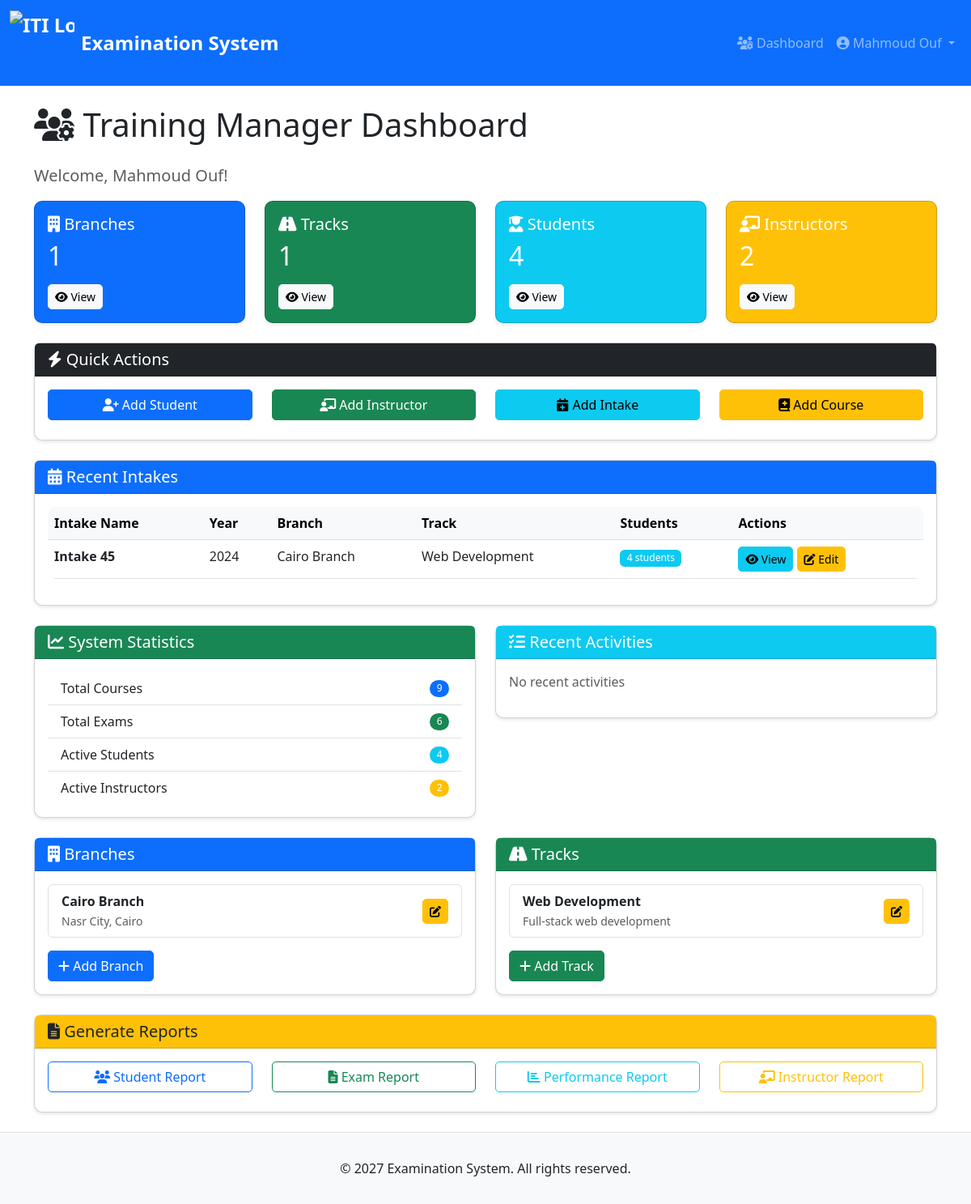
Page /manager/dashboard (signed in) on the committed database.
### tables this page shows
CREATE TABLE intake (
    intake_id INTEGER PRIMARY KEY AUTOINCREMENT,
    intake_name TEXT NOT NULL,
    intake_year INTEGER NOT NULL,
    branch_id INTEGER NOT NULL,
    track_id INTEGER NOT NULL,
    FOREIGN KEY (branch_id) REFERENCES branch(branch_id),
    FOREIGN KEY (track_id) REFERENCES track(track_id),
    FOREIGN KEY (branch_id, track_id) REFERENCES branch_track(branch_id, track_id)
);

CREATE TABLE branch (
    branch_id INTEGER PRIMARY KEY AUTOINCREMENT,
    branch_name TEXT NOT NULL,
    branch_location TEXT
);

CREATE TABLE track (
    track_id INTEGER PRIMARY KEY AUTOINCREMENT,
    track_name TEXT NOT NULL,
    track_description TEXT
);

### app.py (the view)
@app.route("/manager/dashboard")
@login_required("manager")
def manager_dashboard():
    db = get_db()
    stats = {
        'branches': db.execute("SELECT COUNT(*) as count FROM branch").fetchone()['count'],
        'tracks': db.execute("SELECT COUNT(*) as count FROM track").fetchone()['count'],
        'students': db.execute("SELECT COUNT(*) as count FROM student").fetchone()['count'],
        'instructors': db.execute("SELECT COUNT(*) as count FROM instructor").fetchone()['count'],
        'courses': db.execute("SELECT COUNT(*) as count FROM course").fetchone()['count'],
        'exams': db.execute("SELECT COUNT(*) as count FROM exam").fetchone()['count'],
        'active_students': db.execute("SELECT COUNT(*) as count FROM student s JOIN user u ON s.user_id = u.user_id WHERE u.is_active = 1").fetchone()['count'],
        'active_instructors': db.execute("SELECT COUNT(*) as count FROM instructor i JOIN user u ON i.user_id = u.user_id WHERE u.is_active = 1").fetchone()['count']
    }
    intakes = db.execute("""
        SELECT i.*, b.branch_name, t.track_name,
        (SELECT COUNT(*) FROM student WHERE intake_id = i.intake_id) as student_count
        FROM intake i
        JOIN branch b ON i.branch_id = b.branch_id
        JOIN track t ON i.track_id = t.track_id
        ORDER BY i.intake_year DESC, i.intake_name
        LIMIT 10
    """).fetchall()
    branches = db.execute("SELECT * FROM branch").fetchall()
    tracks = db.execute("SELECT * FROM track").fetchall()
    return render_template("manager_dashboard.html",
                         stats=stats, intakes=intakes, branches=branches, tracks=tracks, activities=[])

### templates/manager_dashboard.html (shortened to what this page needs)
{% extends "layout.html" %}
{% block main %}
<h1 class="mb-4">
    <i class="fas fa-users-cog"></i> Training Manager Dashboard
</h1>
<p class="lead text-muted">Welcome, {{ session.person_name }}!</p>
<div class="row mb-4">
    <div class="col-md-3">
        <div class="card text-white bg-primary">
            <div class="card-body">
                <h5 class="card-title">
                    <i class="fas fa-building"></i> Branches
                </h5>
                <h2>{{ stats.branches or 0 }}</h2>
                <a href="/manager/branches" class="btn btn-sm btn-light mt-2">
                    <i class="fas fa-eye"></i> View
                </a>
            </div>
        </div>
    </div>
    <div class="col-md-3">
        <div class="card text-white bg-success">
            <div class="card-body">
                <h5 class="card-title">
                    <i class="fas fa-road"></i> Tracks
                </h5>
                <h2>{{ stats.tracks or 0 }}</h2>
                <a href="/manager/tracks" class="btn btn-sm btn-light mt-2">
                    <i class="fas fa-eye"></i> View
                </a>
            </div>
        </div>
    </div>
    <div class="col-md-3">
        <div class="card text-white bg-info">
            <div class="card-body">
                <h5 class="card-title">
                    <i class="fas fa-user-graduate"></i> Students
                </h5>
                <h2>{{ stats.students or 0 }}</h2>
                <a href="/manager/students" class="btn btn-sm btn-light mt-2">
                    <i class="fas fa-eye"></i> View
                </a>
            </div>
        </div>
    </div>
    <div class="col-md-3">
        <div class="card text-white bg-warning">
            <div class="card-body">
                <h5 class="card-title">
                    <i class="fas fa-chalkboard-teacher"></i> Instructors
                </h5>
                <h2>{{ stats.instructors or 0 }}</h2>
                <a href="/manager/instructors" class="btn btn-sm btn-light mt-2">
                    <i class="fas fa-eye"></i> View
                </a>
            </div>
        </div>
    </div>
</div>
<div class="row mb-4">
    <div class="col-md-12">
        <div class="card">
            <div class="card-header bg-dark text-white">
                <h5 class="mb-0"><i class="fas fa-bolt"></i> Quick Actions</h5>
            </div>
            <div class="card-body">
                <div class="row">
                    <div class="col-md-3 mb-2">
                        <a href="/manager/add-student" class="btn btn-primary w-100">
                            <i class="fas fa-user-plus"></i> Add Student
                        </a>
                    </div>
                    <div class="col-md-3 mb-2">
                        <a href="/manager/add-instructor" class="btn btn-success w-100">
                            <i class="fas fa-chalkboard-teacher"></i> Add Instructor
                        </a>
                    </div>
                    <div class="col-md-3 mb-2">
                        <a href="/manager/add-intake" class="btn btn-info w-100">
                            <i class="fas fa-calendar-plus"></i> Add Intake
                        </a>
                    </div>
                    <div class="col-md-3 mb-2">
                        <a href="/manager/add-course" class="btn btn-warning w-100">
                            <i class="fas fa-book-medical"></i> Add Course
                        </a>
                    </div>
                </div>
            </div>
        </div>
    </div>
</div>
<div class="row mb-4">
    <div class="col-md-12">
        <div class="card">
            <div class="card-header bg-primary text-white">
                <h5 class="mb-0">
                    <i class="fas fa-calendar-alt"></i> Recent Intakes
                </h5>
            </div>
            <div class="card-body">
                {% if intakes %}
                    <div class="table-responsive">
                        <table class="table table-hover">
                            <thead class="table-light">
                                <tr>
                                    <th>Intake Name</th>
                                    <th>Year</th>
                                    <th>Branch</th>
                                    <th>Track</th>
                                    <th>Students</th>
                                    <th>Actions</th>
                                </tr>
                            </thead>
                            <tbody>
                                {% for intake in intakes %}
                                <tr>
                                    <td><strong>{{ intake.intake_name }}</strong></td>
                                    <td>{{ intake.intake_year }}</td>
                                    <td>{{ intake.branch_name }}</td>
                                    <td>{{ intake.track_name }}</td>
                                    <td>
                                        <span class="badge bg-info">
                                            {{ intake.student_count }} students
                                        </span>
                                    </td>
                                    <td>
                                        <a href="/manager/intake/{{ intake.intake_id }}"
                                           class="btn btn-sm btn-info">
                                            <i class="fas fa-eye"></i> View
                                        </a>
                                        <a href="/manager/intake/{{ intake.intake_id }}/edit"
                                           class="btn btn-sm btn-warning">
                                            <i class="fas fa-edit"></i> Edit
                                        </a>
                                    </td>
                                </tr>
                                {% endfor %}
                            </tbody>
                        </table>
                    </div>
                {% else %}
                    <div class="alert alert-info">
                        <i class="fas fa-info-circle"></i> No intakes found.
                        <a href="/manager/add-intake" class="alert-link">Create your first intake</a>
                    </div>
                {% endif %}
            </div>
        </div>
    </div>
</div>
<div class="row mb-4">
    <div class="col-md-6">
        <div class="card">
            <div class="card-header bg-success text-white">
                <h5 class="mb-0">
                    <i class="fas fa-chart-line"></i> System Statistics
                </h5>
            </div>
            <div class="card-body">
                <ul class="list-group list-group-flush">
                    <li class="list-group-item d-flex justify-content-between align-items-center">
                        Total Courses
                        <span class="badge bg-primary rounded-pill">{{ stats.courses or 0 }}</span>
                    </li>
                    <li class="list-group-item d-flex justify-content-between align-items-center">
                        Total Exams
                        <span class="badge bg-success rounded-pill">{{ stats.exams or 0 }}</span>
                    </li>
                    <li class="list-group-item d-flex justify-content-between align-items-center">
                        Active Students
                        <span class="badge bg-info rounded-pill">{{ stats.active_students or 0 }}</span>
                    </li>
                    <li class="list-group-item d-flex justify-content-between align-items-center">
                        Active Instructors
                        <span class="badge bg-warning rounded-pill">{{ stats.active_instructors or 0 }}</span>
                    </li>
                </ul>
            </div>
        </div>
    </div>
    <div class="col-md-6">
        <div class="card">
            <div class="card-header bg-info text-white">
                <h5 class="mb-0">
                    <i class="fas fa-tasks"></i> Recent Activities
                </h5>
            </div>
            <div class="card-body">
                <div class="timeline">
                    {% if activities %}
                        {% for activity in activities %}
                        <div class="activity-item mb-3">
                            <div class="d-flex">
                                <div class="flex-shrink-0">
                                    <i class="fas fa-circle text-primary"></i>
                                </div>
                                <div class="flex-grow-1 ms-3">
                                    <h6 class="mb-1">{{ activity.title }}</h6>
                                    <p class="mb-0 text-muted small">{{ activity.description }}</p>
                                    <small class="text-muted">{{ activity.timestamp }}</small>
                                </div>
                            </div>
                        </div>
                        {% endfor %}
                    {% else %}
                        <p class="text-muted">No recent activities</p>
                    {% endif %}
                </div>
            </div>
        </div>
    </div>
</div>
<div class="row mb-4">
    <div class="col-md-6">
        <div class="card">
            <div class="card-header bg-primary text-white">
                <h5 class="mb-0">
                    <i class="fas fa-building"></i> Branches
                </h5>
            </div>
            <div class="card-body">
                {% if branches %}
                    <ul class="list-group">
                        {% for branch in branches %}
                        <li class="list-group-item d-flex justify-content-between align-items-center">
                            <div>
                                <strong>{{ branch.branch_name }}</strong>
                                <br>
                                <small class="text-muted">{{ branch.branch_location }}</small>
                            </div>
                            <div>
                                <a href="/manager/branch/{{ branch.branch_id }}/edit"
                                   class="btn btn-sm btn-warning">
                                    <i class="fas fa-edit"></i>
                                </a>
                            </div>
                        </li>
                        {% endfor %}
                    </ul>
                    <div class="mt-3">
                        <a href="/manager/add-branch" class="btn btn-primary">
                            <i class="fas fa-plus"></i> Add Branch
                        </a>
                    </div>
                {% else %}
                    <div class="alert alert-info">
                        No branches found. <a href="/manager/add-branch">Add one</a>
                    </div>
                {% endif %}
            </div>
        </div>
    </div>
    <div class="col-md-6">
        <div class="card">
            <div class="card-header bg-success text-white">
                <h5 class="mb-0">
                    <i class="fas fa-road"></i> Tracks
                </h5>
            </div>
            <div class="card-body">
                {% if tracks %}
                    <ul class="list-group">
                        {% for track in tracks %}
                        <li class="list-group-item d-flex justify-content-between align-items-center">
                            <div>
                                <strong>{{ track.track_name }}</strong>
                                <br>
                                <small class="text-muted">{{ track.track_description }}</small>
                            </div>
                            <div>
                                <a href="/manager/track/{{ track.track_id }}/edit"
                                   class="btn btn-sm btn-warning">
                                    <i class="fas fa-edit"></i>
                                </a>
                            </div>
                        </li>
                        {% endfor %}
                    </ul>
                    <div class="mt-3">
                        <a href="/manager/add-track" class="btn btn-success">
                            <i class="fas fa-plus"></i> Add Track
                        </a>
                    </div>
                {% else %}
                    <div class="alert alert-info">
                        No tracks found. <a href="/manager/add-track">Add one</a>
                    </div>
                {% endif %}
            </div>
        </div>
    </div>
</div>
<div class="row">
    <div class="col-md-12">
        <div class="card">
            <div class="card-header bg-warning text-dark">
                <h5 class="mb-0">
                    <i class="fas fa-file-alt"></i> Generate Reports
                </h5>
            </div>
            <div class="card-body">
                <div class="row">
                    <div class="col-md-3">
                        <a href="/manager/reports/students" class="btn btn-outline-primary w-100 mb-2">
                            <i class="fas fa-users"></i> Student Report
                        </a>
                    </div>
                    <div class="col-md-3">
                        <a href="/manager/reports/exams" class="btn btn-outline-success w-100 mb-2">
                            <i class="fas fa-file-alt"></i> Exam Report
                        </a>
                    </div>
                    <div class="col-md-3">
                        <a href="/manager/reports/performance" class="btn btn-outline-info w-100 mb-2">
                            <i class="fas fa-chart-bar"></i> Performance Report
                        </a>
                    </div>
                    <div class="col-md-3">
                        <a href="/manager/reports/instructors" class="btn btn-outline-warning w-100 mb-2">
                            <i class="fas fa-chalkboard-teacher"></i> Instructor Report
                        </a>
                    </div>
                </div>
            </div>
        </div>
    </div>
</div>
{% endblock %}

### rows in the picture
intake: intake_name "Intake 45", intake_year "2024", branch_name "Cairo Branch", track_name "Web Development", student_count "4"
branch: branch_name "Cairo Branch", branch_location "Nasr City, Cairo"
track: track_name "Web Development", track_description "Full-stack web development"

### other values in the picture
{{ session.person_name }} "Mahmoud Ouf"
{{ stats.branches or 0 }} "1"
{{ stats.tracks or 0 }} "1"
{{ stats.students or 0 }} "4"
{{ stats.instructors or 0 }} "2"
{{ stats.courses or 0 }} "9"
{{ stats.exams or 0 }} "6"
{{ stats.active_students or 0 }} "4"
{{ stats.active_instructors or 0 }} "2"
